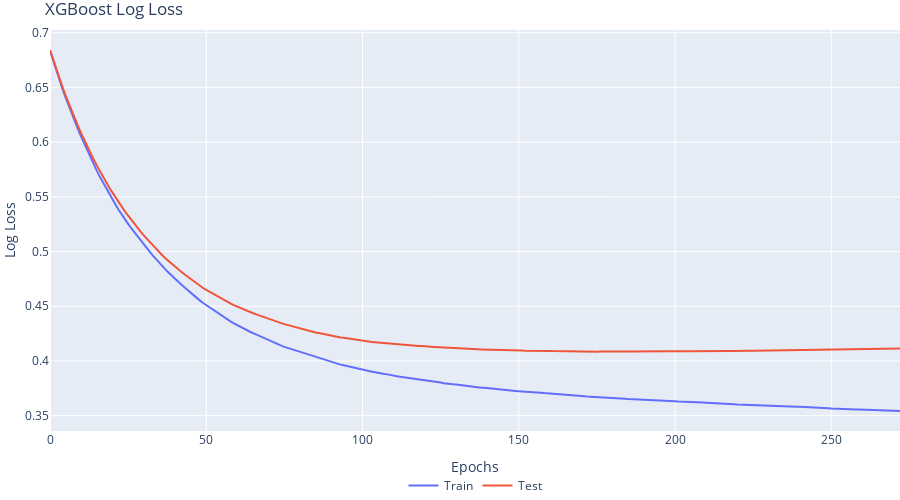

This figure's notebook cell:
### Code cell
results = xgb_model.evals_result()
epochs = len(results["validation_0"]["error"])
x_axis = list(range(0, epochs))

fig = go.Figure()
fig.add_trace(go.Scatter(x=x_axis, y=results["validation_0"]["logloss"],  name='Train'))
fig.add_trace(go.Scatter(x=x_axis, y=results["validation_1"]["logloss"], name='Test'))
fig.update_layout(legend_orientation="h",
                  legend=dict(x=.5, xanchor="center"),
                  title="XGBoost Log Loss",
                  xaxis_title="Epochs",
                  yaxis_title="Log Loss",
                  margin=dict(l=0, r=0, t=30, b=0),
                 width=900,
                height=500,)
fig.show()

### Figure 1 — Plotly figure (JSON) as saved in the notebook; plotly's stock layout.template omitted (floating-point values rounded to 4 significant figures; data arrays with more than 128 entries replaced by an {"elided": "..."} marker saying what was removed)
{"data": [{"name": "Train", "type": "scatter", "x": {"elided": "273 int values"}, "y": {"elided": "273 float values"}}, {"name": "Test", "type": "scatter", "x": {"elided": "273 int values"}, "y": {"elided": "273 float values"}}], "layout": {"height": 500, "legend": {"orientation": "h", "x": 0.5, "xanchor": "center", "y": -0.1}, "margin": {"b": 0, "l": 0, "r": 0, "t": 30}, "title": {"text": "XGBoost Log Loss"}, "width": 900, "xaxis": {"autorange": true, "range": [0, 272], "title": {"text": "Epochs"}, "type": "linear"}, "yaxis": {"autorange": true, "range": [0.336, 0.7025], "title": {"text": "Log Loss"}, "type": "linear"}}}
